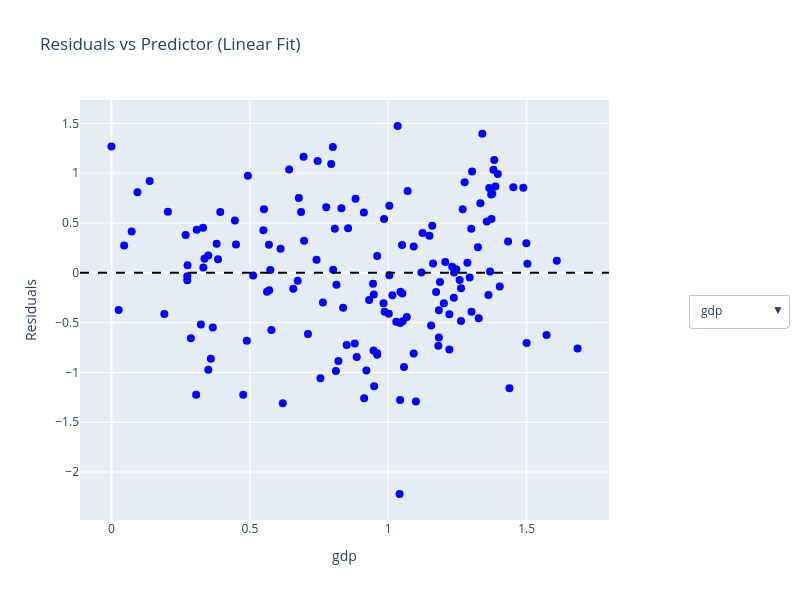

Here is the notebook cell this chart was saved with:
### Code cell
import plotly.graph_objects as go
import statsmodels.api as sm

# predictors to test
x_options = ["gdp","support","lifeexp","freedom","generosity","corruption"]

def residuals_for_predictor(col):
    X = sm.add_constant(happiness[col])  # add intercept
    y = happiness["score"]
    model = sm.OLS(y, X).fit()
    fitted = model.predict(X)
    residuals = y - fitted
    return residuals

# make initial plot for GDP
initial_x = "gdp"
resids = residuals_for_predictor(initial_x)

fig = go.Figure()
fig.add_trace(go.Scatter(
    x=happiness[initial_x],
    y=resids,
    mode="markers",
    marker=dict(size=8, color="blue"),
    hovertext=happiness["country"],
    name=f"Residuals vs {initial_x}"
))

# horizontal line at 0
fig.add_hline(y=0, line_dash="dash", line_color="black")

# add dropdown to switch predictors
fig.update_layout(
    title="Residuals vs Predictor (Linear Fit)",
    xaxis_title=initial_x,
    yaxis_title="Residuals",
    width=800,
    height=600,
    updatemenus=[
        dict(
            buttons=[
                dict(
                    label=col,
                    method="update",
                    args=[
                        {
                            "x": [happiness[col]],
                            "y": [residuals_for_predictor(col)],
                            "hovertext": [happiness["country"]],
                            "name": f"Residuals vs {col}"
                        },
                        {"xaxis": {"title": col}, "yaxis": {"title": "Residuals"}}
                    ]
                )
                for col in x_options
            ],
            direction="down",
            x=1.15,
            y=0.5,
            xanchor="left",
            yanchor="middle"
        )
    ]
)

fig.show()

### Figure 1 — Plotly figure (JSON) as saved in the notebook; plotly's stock layout.template omitted (floating-point values rounded to 4 significant figures; data arrays with more than 128 entries replaced by an {"elided": "..."} marker saying what was removed)
{"data": [{"hovertext": {"elided": "156 str values"}, "marker": {"color": "blue", "size": 8}, "mode": "markers", "name": "Residuals vs gdp", "type": "scatter", "x": {"elided": "156 float values"}, "y": {"elided": "156 float values"}}], "layout": {"height": 600, "shapes": [{"line": {"color": "black", "dash": "dash"}, "type": "line", "x0": 0, "x1": 1, "xref": "x domain", "y0": 0, "y1": 0, "yref": "y"}], "title": {"text": "Residuals vs Predictor (Linear Fit)"}, "updatemenus": [{"buttons": [{"args": [{"hovertext": {"elided": "1x156 str values"}, "name": "Residuals vs gdp", "x": {"elided": "1x156 float values"}, "y": {"elided": "1x156 float values"}}, {"xaxis": {"title": "gdp"}, "yaxis": {"title": "Residuals"}}], "label": "gdp", "method": "update"}, {"args": [{"hovertext": {"elided": "1x156 str values"}, "name": "Residuals vs support", "x": {"elided": "1x156 float values"}, "y": {"elided": "1x156 float values"}}, {"xaxis": {"title": "support"}, "yaxis": {"title": "Residuals"}}], "label": "support", "method": "update"}, {"args": [{"hovertext": {"elided": "1x156 str values"}, "name": "Residuals vs lifeexp", "x": {"elided": "1x156 float values"}, "y": {"elided": "1x156 float values"}}, {"xaxis": {"title": "lifeexp"}, "yaxis": {"title": "Residuals"}}], "label": "lifeexp", "method": "update"}, {"args": [{"hovertext": {"elided": "1x156 str values"}, "name": "Residuals vs freedom", "x": {"elided": "1x156 float values"}, "y": {"elided": "1x156 float values"}}, {"xaxis": {"title": "freedom"}, "yaxis": {"title": "Residuals"}}], "label": "freedom", "method": "update"}, {"args": [{"hovertext": {"elided": "1x156 str values"}, "name": "Residuals vs generosity", "x": {"elided": "1x156 float values"}, "y": {"elided": "1x156 float values"}}, {"xaxis": {"title": "generosity"}, "yaxis": {"title": "Residuals"}}], "label": "generosity", "method": "update"}, {"args": [{"hovertext": {"elided": "1x156 str values"}, "name": "Residuals vs corruption", "x": {"elided": "1x156 float values"}, "y": {"elided": "1x156 float values"}}, {"xaxis": {"title": "corruption"}, "yaxis": {"title": "Residuals"}}], "label": "corruption", "method": "update"}], "direction": "down", "x": 1.15, "xanchor": "left", "y": 0.5, "yanchor": "middle"}], "width": 800, "xaxis": {"title": {"text": "gdp"}}, "yaxis": {"title": {"text": "Residuals"}}}}
